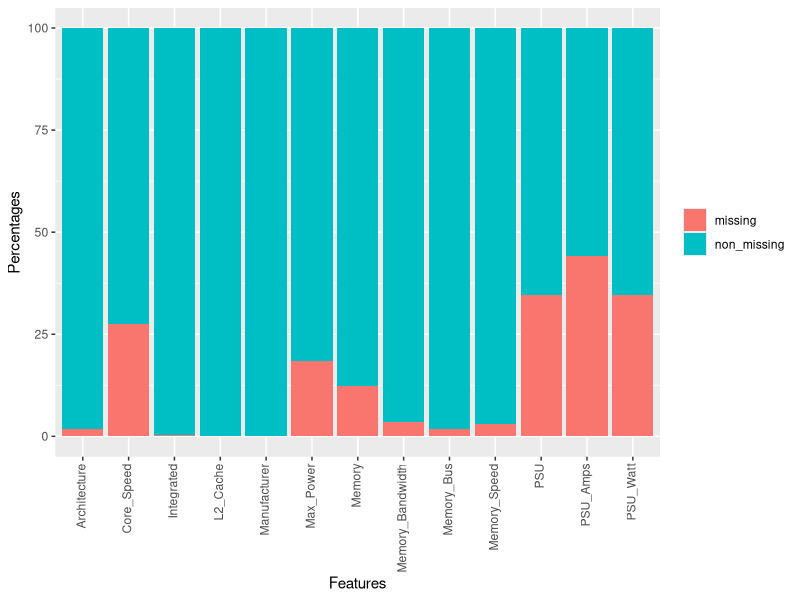

Source code (R):
install.packages("tidyverse")
library(tidyverse)
library(dplyr)    # alternatively, this also loads %>%
install.packages("VIM")
library(VIM)

#DATA READING
#access work space
setwd("F:/OneDrive - hcmut.edu.vn/HK232/XSTK/BTL")
#import .csv file
gpu_data <- read.csv("All_GPUs.csv") 

gpu_data <- gpu_data[c("Architecture","Core_Speed","L2_Cache","Manufacturer","Integrated","Max_Power","Memory","Memory_Bandwidth","Memory_Bus","Memory_Speed","Memory_Type","PSU")]

#L2_Cache convert
L2_IntConvert <- function(input_string) {
  pattern <- "^([0-9]+)KB(?:\\(x([0-9]+)\\))?$"
  
  # Initialize the result vector
  result <- vector("numeric", length(input_string))
  
  # Iterate over each input string
  for (i in seq_along(input_string)) {
    # Get the current string
    current_string <- input_string[i]
    # Check for NA input
    if (is.na(current_string)) {
      result[i] <- NA
      next
    }
    # Perform regex search and extract matches
    matches <- regmatches(current_string, regexec(pattern, current_string))[[1]]
    # If no match, set result to NA
    if (length(matches) == 0) {
      result[i] <- NA
      next
    }
    
    # Extract the numeric part and optional multiplier
    numeric_value <- as.integer(matches[2])
    multiplier <- if (length(matches) > 2 && matches[3] != "") as.integer(matches[3]) else 1
    
    result[i] <- numeric_value * multiplier
  }
  
  return(result)
}

#DATA CLEANING
#standardize variables with units
gpu_data$Core_Speed <- as.integer(gsub("\\D","",gpu_data$Core_Speed))
gpu_data$Max_Power <- as.integer(gsub("\\D","",gpu_data$Max_Power))
gpu_data$Memory <- as.integer(gsub("\\D","",gpu_data$Memory))
gpu_data$Memory_Bandwidth <- as.numeric(gsub("[^0-9.]+","",gpu_data$Memory_Bandwidth))
gpu_data$Memory_Bus <- as.integer(gsub("\\D","",gpu_data$Memory_Bus))
gpu_data$Memory_Speed <- as.integer(gsub("\\D","",gpu_data$Memory_Speed))
gpu_data$L2_Cache <- L2_IntConvert(gpu_data$L2_Cache)

gpu_data$PSU_Watt <- str_extract(gpu_data$PSU,"\\d+(?= Watt)") %>% as.integer()
gpu_data$PSU_Amps <- str_extract(gpu_data$PSU, "\\d+(?= Amps)") %>% as.integer()

gpu_data <- gpu_data[,-11]

instances = nrow(gpu_data)
colname <- names(gpu_data)

gpu_data[gpu_data == ""]<- NA
missing_count <- colSums(is.na(gpu_data)) * 100 / instances
print(missing_count)

missing_data <- data.frame(feature = colname, non_missing = 100 - missing_count, missing = missing_count)

missing_data %>%
  pivot_longer(-feature) %>%
  ggplot( aes(x = feature, y = value, fill = name)) +
  geom_col(position = position_stack(vjust=1, reverse=TRUE)) +
  theme(axis.text.x = element_text(angle = 90,hjust = 1, vjust = 0.3)) + 
  xlab("Features") +
  ylab("Percentages") +
  labs(fill = NULL)


gpu_KNN <- kNN(gpu_data, k = 5)
View(gpu_KNN)
